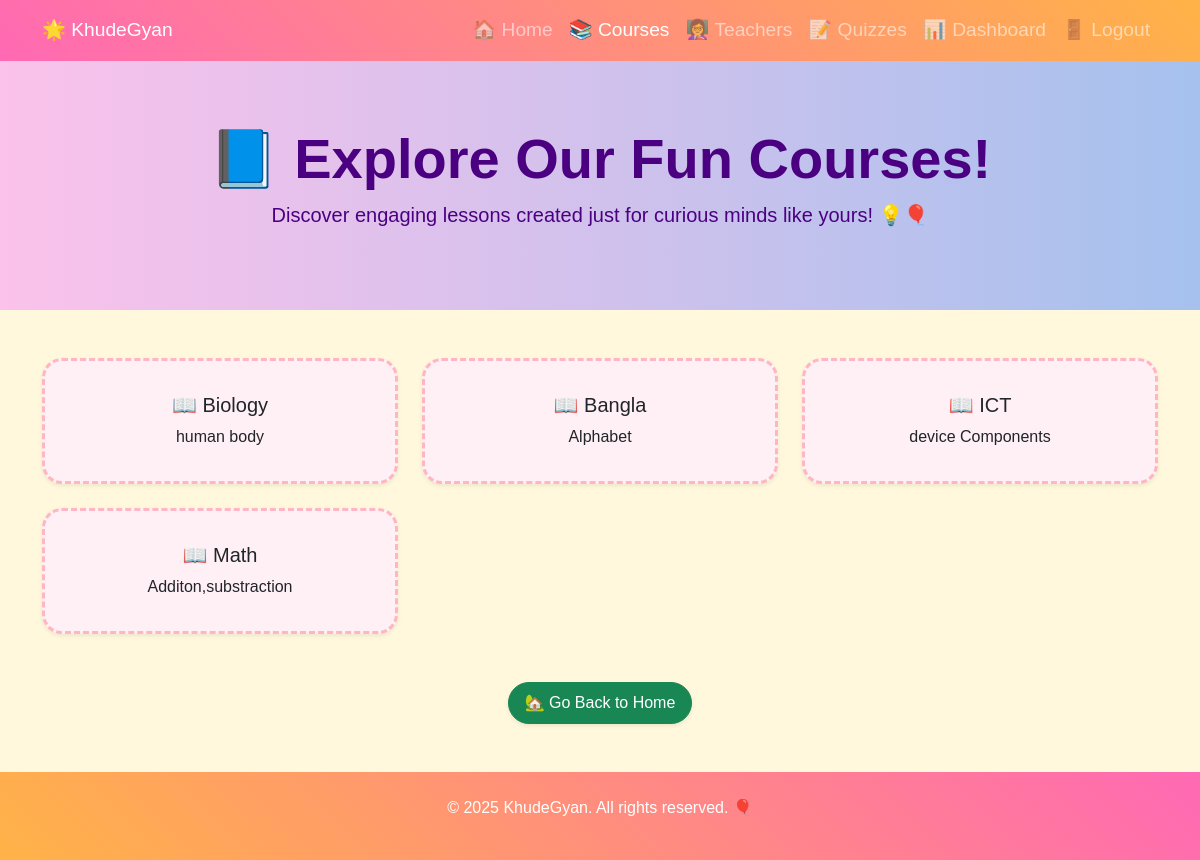
The app's page /courses/, older data.
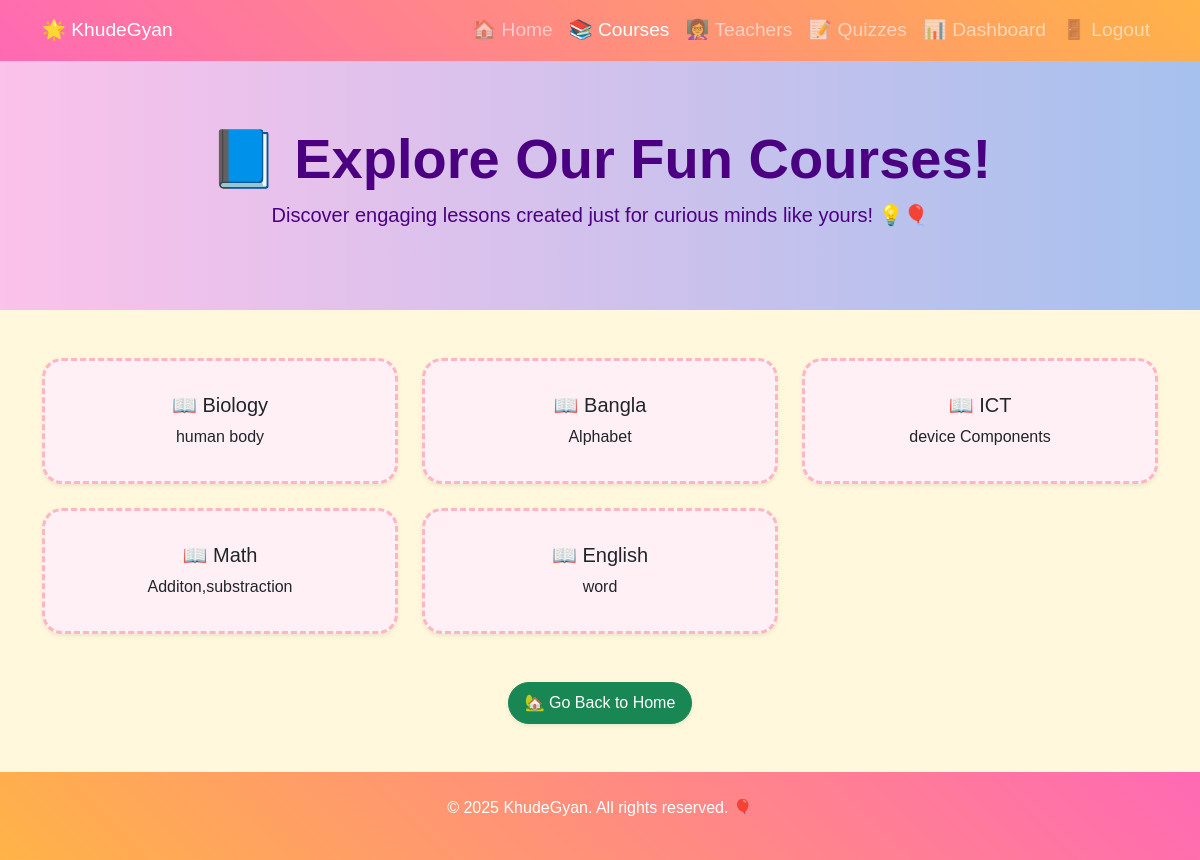
The same page, newer data.
### app1/models.py (models this page shows, shortened)
class Course(models.Model):
    title = models.CharField(max_length=200)
    description = models.TextField()
    students = models.ManyToManyField('Student', related_name='course_set')

### app1/views.py (the view)
# urls.py: path('courses/', course_list, name='course_list'),
def course_list(request):
    courses = Course.objects.all()
    return render(request, 'app1/course_list.html', {'courses': courses})

### app1/templates/app1/course_list.html (shortened to what this page needs)
<!DOCTYPE html>
<html lang="en">
<head>
    <link href="https://cdn.jsdelivr.net/npm/bootstrap@5.3.0/dist/css/bootstrap.min.css" rel="stylesheet">
</head>
<body>
<nav class="navbar navbar-expand-lg navbar-dark">
    <div class="container">
        <a class="navbar-brand" href="{% url 'home' %}">🌟 KhudeGyan</a>
        <div class="collapse navbar-collapse" id="navbarNav">
            <ul class="navbar-nav ms-auto text-center">
                <li class="nav-item"><a class="nav-link" href="{% url 'home' %}">🏠 Home</a></li>
                <li class="nav-item"><a class="nav-link active" href="{% url 'course_list' %}">📚 Courses</a></li>
                <li class="nav-item"><a class="nav-link" href="{% url 'teacher_list' %}">👩‍🏫 Teachers</a></li>
                <li class="nav-item"><a class="nav-link" href="{% url 'quiz_list' %}">📝 Quizzes</a></li>
                <li class="nav-item"><a class="nav-link" href="{% url 'dashboard' %}">📊 Dashboard</a></li>
                <li class="nav-item"><a class="nav-link" href="{% url 'logout' %}">🚪 Logout</a></li>
            </ul>
        </div>
    </div>
</nav>
<section class="hero-section text-center">
    <div class="container">
        <h1 class="display-4 fw-bold">📘 Explore Our Fun Courses!</h1>
        <p class="lead">Discover engaging lessons created just for curious minds like yours! 💡🎈</p>
    </div>
</section>
<div class="container my-5">
    <div class="row g-4">
        {% for course in courses %}
        <div class="col-md-4">
            <div class="card h-100 text-center shadow-sm p-3">
                <div class="card-body">
                    <h5 class="card-title">📖 {{ course.title }}</h5>
                    <p class="card-text">{{ course.description }}</p>
                </div>
            </div>
        </div>
        {% empty %}
        <div class="col-12 text-center">
            <p class="lead">🚫 No courses available yet.</p>
        </div>
        {% endfor %}
    </div>
</div>
<div class="container text-center my-5">
    <a href="{% url 'home' %}" class="btn btn-success btn-lg btn-fun shadow-sm">
        🏡 Go Back to Home
    </a>
</div>
<footer class="text-white text-center py-4 mt-5">
    <div class="container">
        <p>&copy; 2025 KhudeGyan. All rights reserved. 🎈</p>
    </div>
</footer>
</body>
</html>

### app1/templates/app1/course_list.html (style rules this page uses)
body { font-family: 'Comic Sans MS', cursive, sans-serif; background-color: #fff8dc; }
.navbar { background: linear-gradient(45deg, #ff69b4, #ffb347); }
.hero-section { background: linear-gradient(to right, #fbc2eb, #a6c1ee); color: #4b0082; padding: 4rem 0; }
.card { border: 3px dashed #ffb6c1; border-radius: 20px; background-color: #fff0f5; }
footer { background: linear-gradient(45deg, #ffb347, #ff69b4); font-family: 'Comic Sans MS', cursive, sans-serif; }
.nav-link, .navbar-brand { font-size: 1.2rem; }
.btn-fun { border-radius: 30px; font-size: 1rem; }

Row changes from the older to the newer data that the page shows:
added Course: title "English", description "word"
